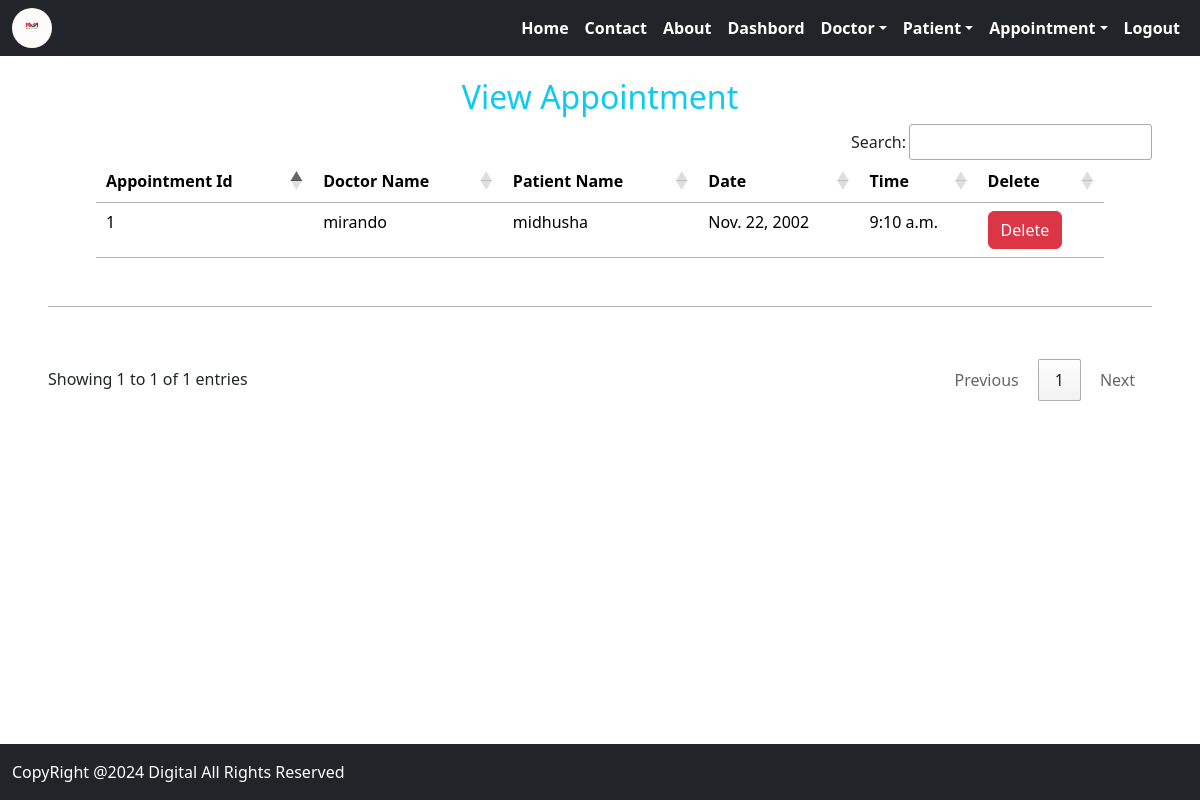
Before: /viewapin/ (signed in) with the older database file.
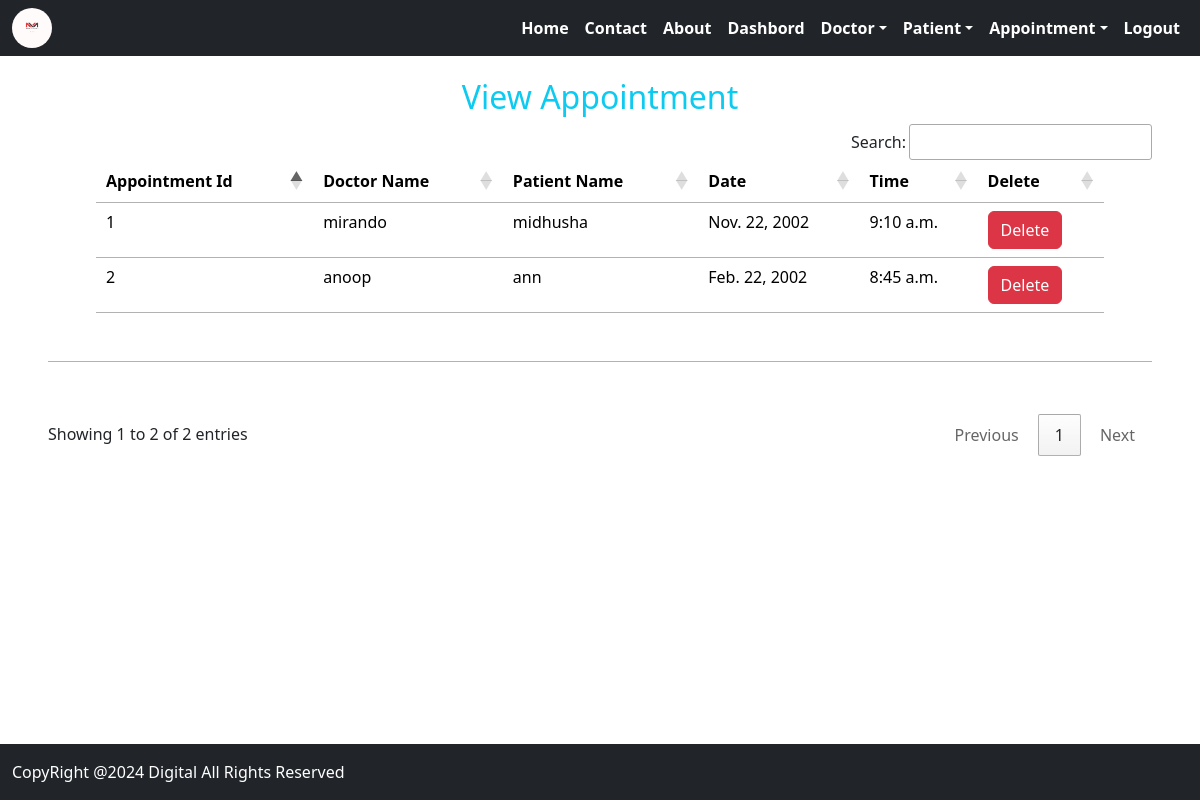
After: the same page with the newer database file.
### hospital_app/models.py (models this page shows, shortened)
class appoiment(models.Model):
    doctor=models.ForeignKey(doctor,on_delete=models.CASCADE)
    patient=models.ForeignKey(patient,on_delete=models.CASCADE)
    date=models.DateField()
    time=models.TimeField()

class doctor(models.Model):
    name = models.CharField(max_length=20)
    mobile = models.IntegerField()
    special = models.CharField(max_length=50)
    def __str__(self):
        return self.name

class patient(models.Model):
    name = models.CharField(max_length=30)
    gender = models.CharField(max_length=10)
    mobile = models.IntegerField(null=True)
    address = models.TextField()
    def __str__(self):
        return self.name

### hospital_app/views.py (the view)
# urls.py: path('viewapin/',views.view_appointment,name="viewapin"),
def view_appointment(request):
    if not request.user.is_staff:
        return redirect('login')
    doc = appoiment.objects.all()
    d = {'doc':doc}
    return render(request,'view_appointment.html',d)

### hospital_app/templates/view_appointment.html
{% include "base.html" %}
{% include "navigation.html" %}
{% block content %}
{% load static %}
<div class="mb-5 p-5 pt-0" style="margin-top: 54px;">
    <h2 class="text-center text-info"> View Appointment</h2>
    <table id="example" class="table mx-auto table-hover mb-5 p-5 pt-0">
        <thead>
            <tr>
                <th>Appointment Id</th>
                <th>Doctor Name</th>
                <th>Patient Name</th>
                <th>Date</th>
                <th>Time</th>
                <th>Delete</th>
            </tr>
        </thead>
        <tbody>
            {% for i in doc %}
            <tr>
                <td>{{i.id}}</td>
                <td>{{i.doctor}}</td>
                <td>{{i.patient}}</td>
                <td>{{i.date}}</td>
                <td>{{i.time}}</td>
                <td><a href="{% url 'deleteapin' i.id %}" onclick="return confirm('are you sure to delete')"
                        class="btn btn-danger">Delete</a></td>
            </tr>
            {% endfor %}
        </tbody>
    </table>
</div>
{% endblock content %}
{% include "footer.html" %}

Changed rows visible on the page:
added appoiment: id "2", doctor "anoop", patient "ann", date "Feb. 22, 2002", time "8:45 a.m."
Other visible differences:
text written by a page script: "Search: Showing 1 to 1 of 1 entries Previous 1 Next" → "Search: Showing 1 to 2 of 2 entries Previous 1 Next"
